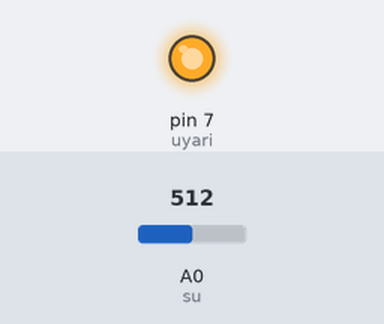
Bench run of a sketch on a simulated Arduino Uno, built with avr-gcc and run on an emulated ATmega328P. On the bench: output pins drawn as LEDs (lit = HIGH). The inputs (shaded band) are chosen by the test bench; at power-on: A0 (su) = 512. What the sketch prints to the serial monitor is not drawn.

Above: at 0.3 s.
Timing chart, 0 to 1.8 s (numbered marks = the images above):
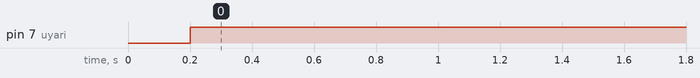

The sketch:

Akilli_Saksi.ino
```cpp
#define su A0
#define uyari 7

int islaklik;
void setup() {
  pinMode(su,INPUT);
  pinMode(uyari,OUTPUT);

  Serial.begin(9600);
}

void loop() {
  islaklik = analogRead(su);
  Serial.println(islaklik);
  delay(200);
  if(islaklik < 250){
    digitalWrite(uyari,LOW);
  }
  else{
    digitalWrite(uyari,HIGH);
  }
}
```

Measured:
- by itself, pin 7 (uyari): LOW → HIGH at 0.20 s
